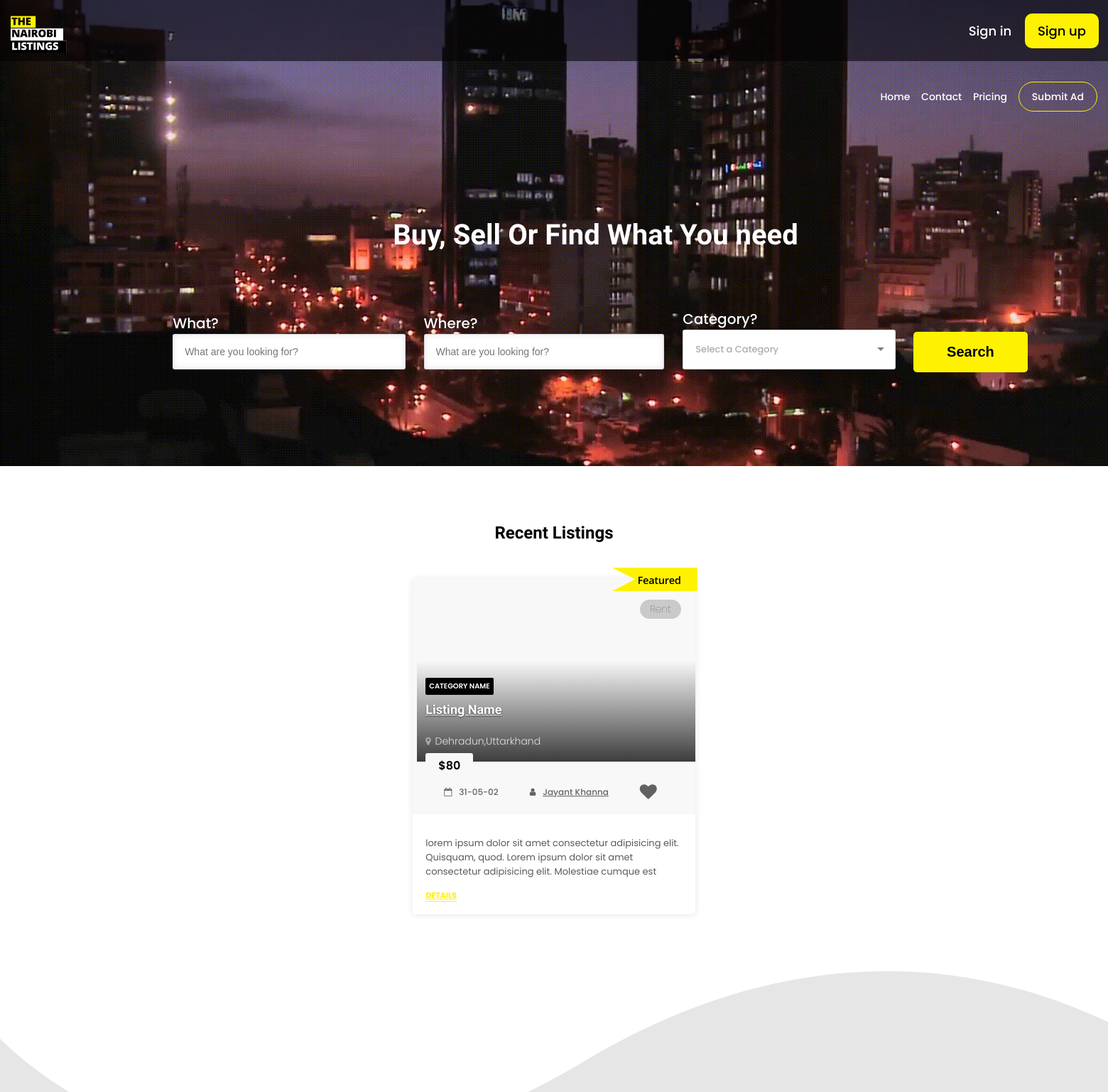
Before: / (upper part) with the older database file.
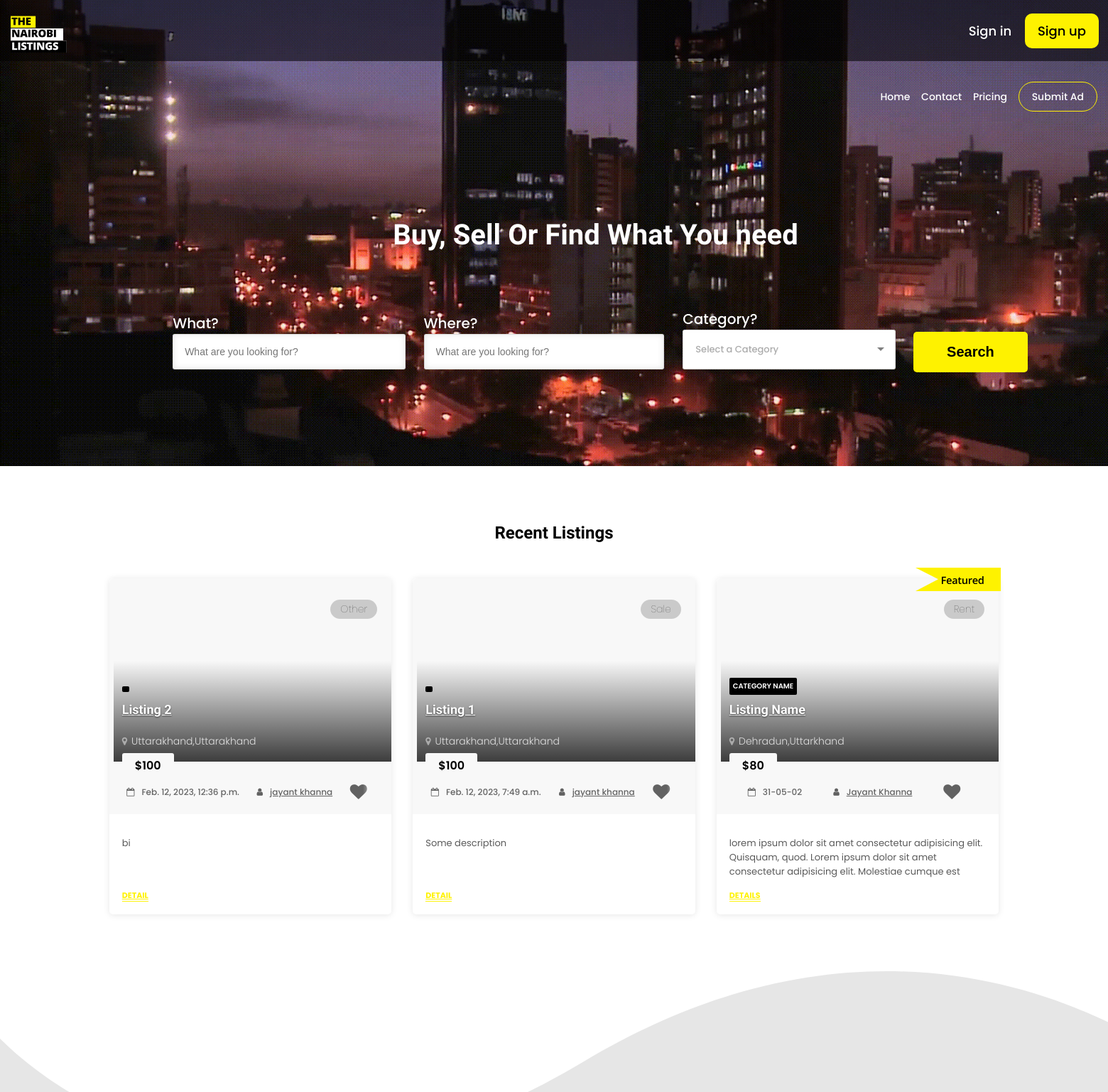
After: the same page with the newer database file.
### Nairobi_app/models.py (models this page shows)
class Listing(models.Model):
    name = models.CharField(max_length=100)
    description = models.CharField(max_length=10000)
    price = models.CharField(max_length=100)
    featured = models.BooleanField(default=False)
    category = models.CharField(max_length=100)
    user = models.ForeignKey(User, on_delete=models.CASCADE)
    user_name = models.CharField(max_length=100)
    mainImage = models.ImageField(upload_to='static/listing_images/')
    image1 = models.ImageField(upload_to='static/listing_images/',blank=True,null=True)
    image2 = models.ImageField(upload_to='static/listing_images/',blank=True,null=True)
    image3 = models.ImageField(upload_to='static/listing_images/',blank=True,null=True)
    image4 = models.ImageField(upload_to='static/listing_images/',blank=True,null=True)
    image5 = models.ImageField(upload_to='static/listing_images/',blank=True,null=True)
    city = models.CharField(max_length=100)
    state = models.CharField(max_length=100)
    tag = models.CharField(max_length=100)
    country = models.CharField(max_length=100)
    date_added = models.DateTimeField(auto_now_add=True)
    status = models.CharField(max_length=100,default="pending")
    feature1 = models.CharField(max_length=100,blank=True,null=True)
    feature2 = models.CharField(max_length=100,blank=True,null=True)
    feature3 = models.CharField(max_length=100,blank=True,null=True)
    feature4 = models.CharField(max_length=100,blank=True,null=True)
    feature5 = models.CharField(max_length=100,blank=True,null=True)
    feature6 = models.CharField(max_length=100,blank=True,null=True)
    rating = models.CharField(max_length=100,default="0")
    video_360_link = models.CharField(max_length=1000,blank=True,null=True)

### Nairobi_app/views.py (the view, shortened to what this page needs)
# urls.py: path('', views.index, name='index'),
def index(request):
    listings = Listing.objects.all().order_by('?')[:8]
    return render(request, 'index.html',{'login': False,'listings': listings})

### templates/index.html (shortened to what this page needs)
{% load static %}
<!doctype html>
<html lang="en">
<head>
    <link rel="stylesheet" href="{% static 'css/bootstrap.css' %}" type="text/css">
    <link rel="stylesheet" href="{% static 'css/font-awesome.css' %}" type="text/css">
    <link rel="stylesheet" href="{% static 'css/selectize.css' %}" type="text/css">
    <link rel="stylesheet" href="{% static 'css/style.css' %}">
    <link rel="stylesheet" href="{% static 'css/index.css' %}">
    <link rel="stylesheet" href="https://cdnjs.cloudflare.com/ajax/libs/font-awesome/4.7.0/css/font-awesome.min.css">
</head>
<body>
    <body>
        <div class="page home-page">
            <header id="header">
                {% if login %}
                <div id="user_profile">
                    <div id="left_signin">
                        <img src="{% static 'images/logo.svg' %}" alt="" id="logo">
                    </div>
                    <div id="right_signin">
                        <a href="javascript:void(0)" onclick="open_user_details_modal()" id="right_signin_a">
                            <img id="user_img" src="{{user.image.url}}" alt="">
                            <p>Hi {{username}}</p>
                        </a>
                    </div>
                </div>
                {% else %}
                <div id="sign_up_in">
                    <div id="left_signin">
                        <img src="{% static 'images/logo.svg' %}" alt="" id="logo">
                    </div>
                    <div id="right_signin">
                        <a href="login" id="sign_in">Sign in</a>
                        <a href="signup" id="sign_up">Sign up</a>
                    </div>
                </div>
                {% endif %}
                <div id="header_top">
                    <div id="header_right">
                        <a href="home">Home</a>
                        <a href="contact">Contact</a>
                        <a href="pricing">Pricing</a>
                        <a href="submitad" id="submit_ad">Submit Ad</a>
                    </div>
                </div>
                <div id="header_bottom">
                    <h2>Buy, Sell Or Find What You need</h2>
                    <div id="search">
                        <form action="search_listing" method="GET">
                            <div id="what">
                                <label class="label_header" for="what-input">What?</label>
                                <input id="what-input" name="what" type="text" placeholder="What are you looking for?">
                            </div>
                            <div id="where">
                                <label class="label_header" for="where-input">Where?</label>
                                <input type="text" id="where-input" name="where" placeholder="What are you looking for?">
                            </div>
                            <div id="category">
                                <label class="label_header" id="category_label" for="">Category?</label>
                            </div>
                            <div id="submit">
                                <input type="submit" value="Search">
                            </div>
                        </form>
                    </div>
                </div>
            </header>
            <section style="background-color: white;" class="content">
                <section class="block">
                    <div class="container">
                        <div class="section-title clearfix">
                            <div class="float-xl-left float-md-left float-sm-none">
                                <h2 id="recent_listing">Recent Listings</h2>
                            </div>
                        </div>
                        <div class="items item-part masonry grid-xl-4-items grid-lg-3-items grid-md-2-items">
                            {% for listing in listings %}
                            <div class="item">
                                <div id="tag">{{listing.tag}}</div>
                                <div class="wrapper">
                                    <div class="image">
                                        <h3>
                                            <a href="#" class="tag category">{{listing.category_name}}</a>
                                            <a href="showuser?user_id={{lisitng.user}}" class="title">{{listing.name}}</a>
                                        </h3>
                                        <a href="showlisting?listing_id={{lisitng.id}}l" class="image-wrapper background-image">
                                        </a>
                                    </div>
                                    <h4 class="location">
                                        <a href="javascript:void(0)" style="text-decoration: none;">{{listing.state}},{{listing.state}}</a>
                                    </h4>
                                    <div class="price">${{listing.price}}</div>
                                    <div class="meta">
                                        <figure>
                                            <i class="fa fa-calendar-o"></i>{{listing.date_added}}
                                        </figure>
                                        <figure>
                                            <a href="user_details?id={{listing.user}}">
                                                <i class="fa fa-user"></i>{{listing.user_name}}
                                            </a>
                                        </figure>
                                        <figure style="margin-right: 25px;">
                                            <a href="javascript:void(0)" onclick="like('{{lisitng.id}}')">
                                                <i style="cursor: pointer;" class="fa fa-2x fa-heart"></i>
                                            </a>
                                        </figure>
                                    </div>
                                    <div class="description">
                                        <p>{{listing.description}}</p>
                                    </div>
                                    <a href="showlisting?listing_id={{lisitng.id}}" class="detail text-caps underline">Detail</a>
                                </div>
                            </div>
                            {% endfor %}
                            <div class="item">
                                <div id="featured"><img src="{% static 'images/featured_tag.svg' %}" alt=""></div>
                                <div id="tag">Rent</div>
                                <div class="wrapper">
                                    <div class="image">
                                        <h3>
                                            <a href="#" class="tag category">Category Name</a>
                                            <a href="showuser?user_id={{lisitng.user}}" class="title">Listing Name</a>
                                        </h3>
                                        <a href="showlisting?listing_id={{lisitng.id}}l" class="image-wrapper background-image">
                                        </a>
                                    </div>
                                    <h4 class="location">
                                        <a href="javascript:void(0)" style="text-decoration: none;">Dehradun,Uttarkhand</a>
                                    </h4>
                                    <div class="price">$80</div>
                                    <div class="meta">
                                        <figure>
                                            <i class="fa fa-calendar-o"></i>31-05-02
                                        </figure>
                                        <figure>
                                            <a href="user_details?">
                                                <i class="fa fa-user"></i>Jayant Khanna
                                            </a>
                                        </figure>
                                        <figure style="margin-right: 25px;">
                                            <a href="javascript:void(0)" onclick="like('{{lisitng.id}}')">
                                                <i style="cursor: pointer;" class="fa fa-2x fa-heart"></i>
                                            </a>
                                        </figure>
                                    </div>
                                    <div class="description">
                                        <p>lorem ipsum dolor sit amet consectetur adipisicing elit. Quisquam, quod. Lorem ipsum dolor sit amet consectetur adipisicing elit. Molestiae cumque est quam, ex beatae soluta blanditiis sunt quas suscipit corrupti. Minima alias officiis doloremque cumque perspiciatis illo fugit nisi mollitia.
                                        </p>
                                    </div>
                                    <a href="showlisting?listing_id={{lisitng.id}}" class="detail text-caps underline">Details</a>
                                </div>
                            </div>
                        </div>
                    </div>
                </section>
            </section>
            <footer>
            </footer>
        </div>
</body>
</html>

### static/css/index.css (style rules this page uses)
body { background-color: white !important; }
#sign_up_in { background-color: rgb(3, 1, 2, 56%); display: flex; justify-content: space-between; align-items: center; padding-top: 18px; padding-bottom: 18px; padding-right: 13px; height: 50px; }
#sign_up_in a { color: white; text-decoration: none; font-size: 18px; }
#sign_up { margin-left: 15px; background-color: #FEF200; padding: 12px 18px; border-radius: 10px; color: black !important; }
#header { background : url('../images/bg.png'); height: 656px; }
#logo { margin-left: 15px; margin-top: 15px; cursor: pointer; width: 115px; }
#header_bottom { margin-top: 150px; }
#header_top { display: flex; justify-content: space-between; align-items: center; }
#header_right { margin-top: 40px; margin-right: 15px; }
#header_right a { margin-left: 12px; color: white; font-size: 14px; text-decoration: none; }
#submit_ad { border: 1px solid #FEF200; border-radius: 25px; padding: 10px 18px; }
#search form { display: flex; justify-content: center; align-items: center; width: 1690px; }
#where,#what { margin-right: 60px; }
#category { margin-right: -60px; }
#header_bottom h2 { display: flex; margin-left: 117px; justify-content: center; align-items: center; color: white; font-size: 40px; margin-bottom: 80px; }
.label_header { color: white; font-size: 20px; }
#submit input { margin-left: -34px; background-color: #FEF200; border: none; margin-top: 30px; border-radius: 5px; padding: 17px 47px; color: black; font-size: 20px; font-weight: 600; }
#submit { z-index: 99999; }
#recent_listing { display: flex; justify-content: center; align-items: center; }
.item-part { display: flex; justify-content: center; align-items: center; }
.item { position: relative !important; }
#featured { position: absolute; z-index: 9; top: -15px; right: 12px; }
#featured img { width: 120px; }
footer { padding-top: 200px; z-index: 99999; background: url('../images/footer-bg.svg'); display: flex; height: 400px; justify-content: space-between; }
.items:not(.selectize-input) .item .meta { background-color: #f8f8f8; padding-left: 0 !important; padding-right: 0 !important; font-size: 1.2rem; padding-left: 54px; white-space: nowrap; margin-top: -0.2rem; display: flex; position: relative; justify-content: space-evenly; align-items: center; }
figure { margin-top: 12px !important; margin-right: 0 !important; margin-left: 0 !important; display: flex !important; justify-content: center !important; align-items: center !important; }
#tag { position: absolute; z-index: 999999; top: 30px; color: #434343; font-size: 14px; font-weight: 100; right: 35px; background-color: rgba(0, 0, 0, 0.183); padding: 3px 14px; border-radius: 15px; }

Changed rows visible on the page:
added Listing: tag "Other", name "Listing 2", state "Uttarakhand", price "100", date_added "Feb. 12, 2023, 12:36 p.m.", user_name "jayant khanna", description "bi"
added Listing: tag "Sale", name "Listing 1", state "Uttarakhand", price "100", date_added "Feb. 12, 2023, 7:49 a.m.", user_name "jayant khanna", description "Some description"
